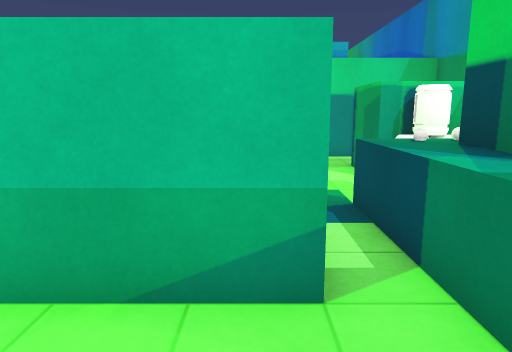
[1] (above)

24 first-person views from a walk through a scene from a Unity 3-D project. The camera is 1.4 m above the floor, tilts 10° down and sees 70° across. The floor is counted in squares, 1 m on a side. Each view is taken from the middle of a square. On the plan, view 1 faces up. The plan holds only what a view shows up to about 16 squares ahead; the rest is blank. The player character is not drawn. Some animated figures are left out. Door leaves are left out, so doorways stand open. Surface patterns are stand-ins for the level's own textures.

[2]
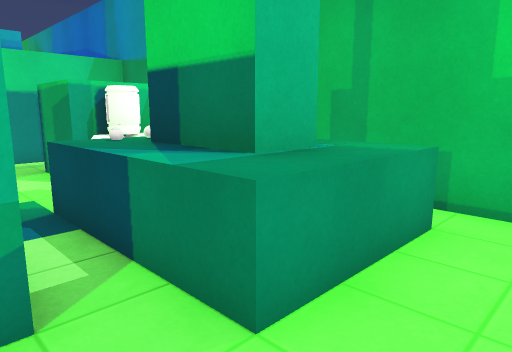

[3]
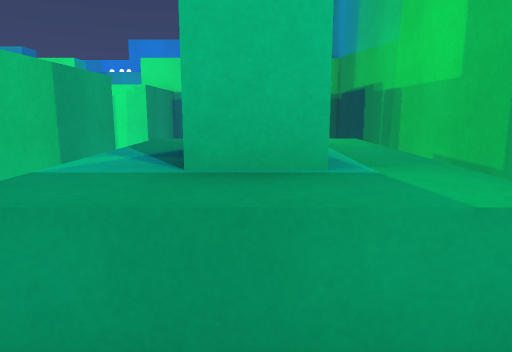

[4]
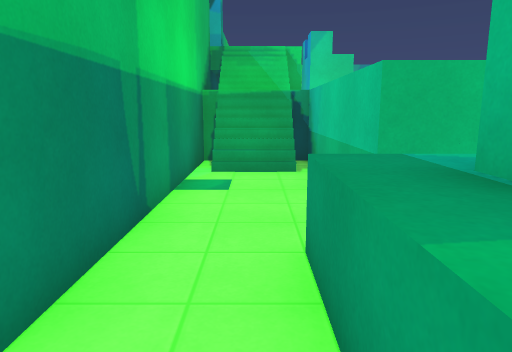

[5]
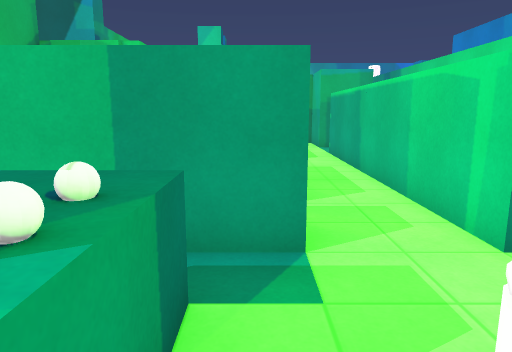

[6]
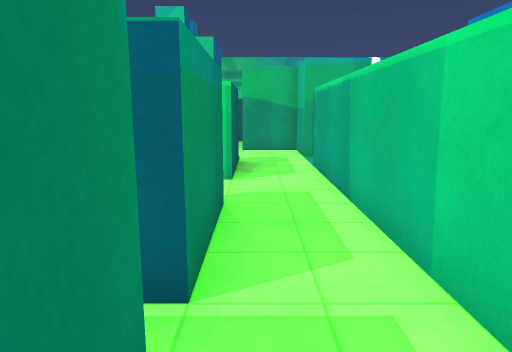

[7]
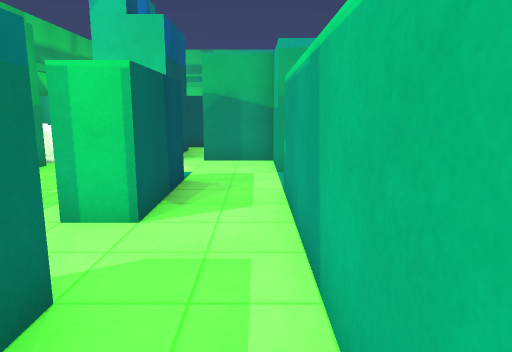

[8]
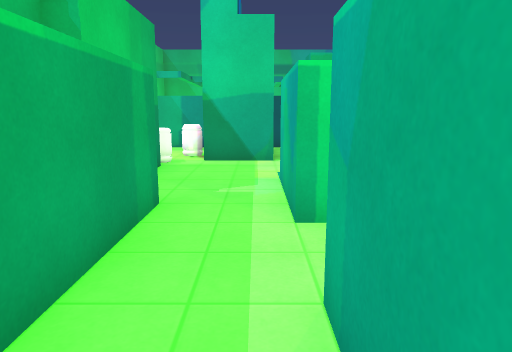

[9]
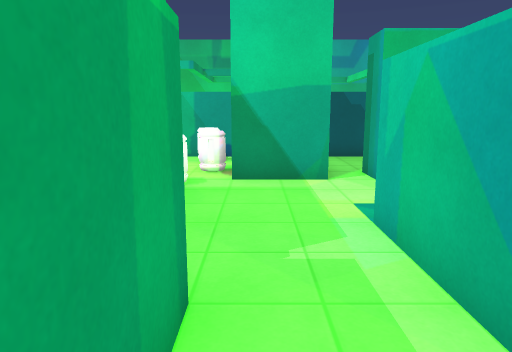

[10]
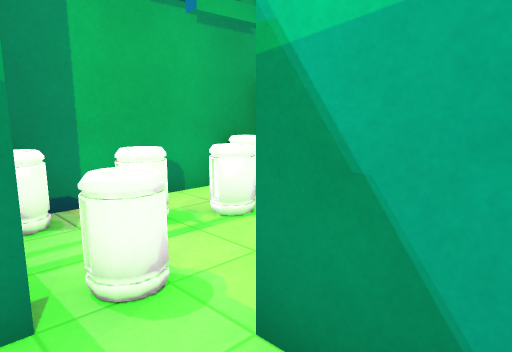

[11]
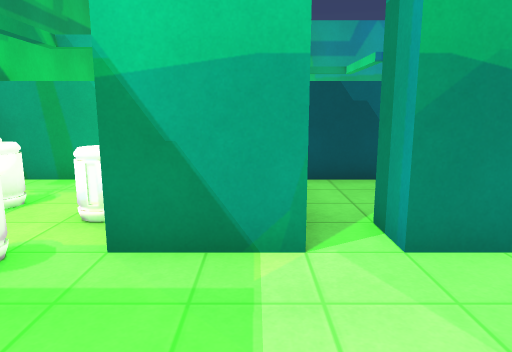

[12]
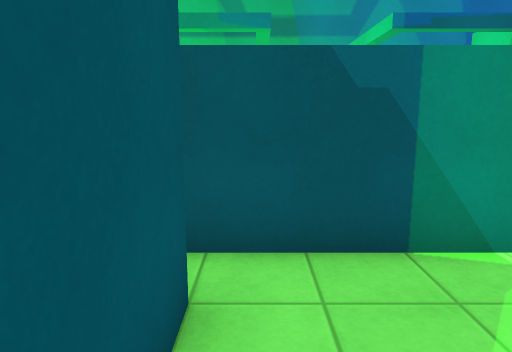

[13]
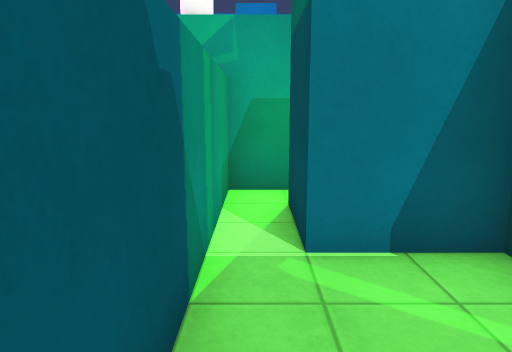

[14]
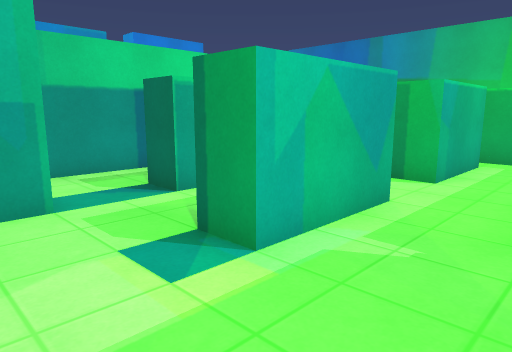

[15]
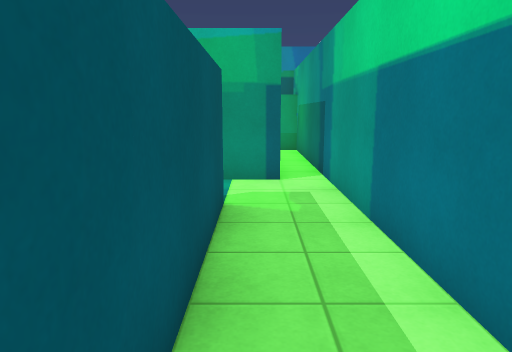

[16]
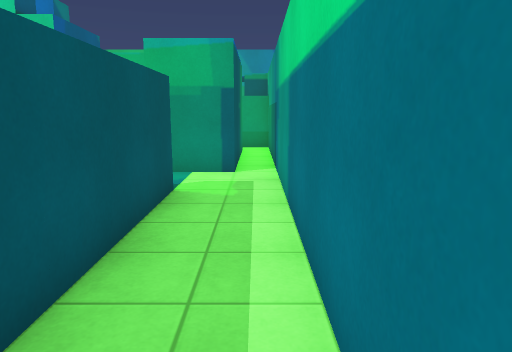

[17]
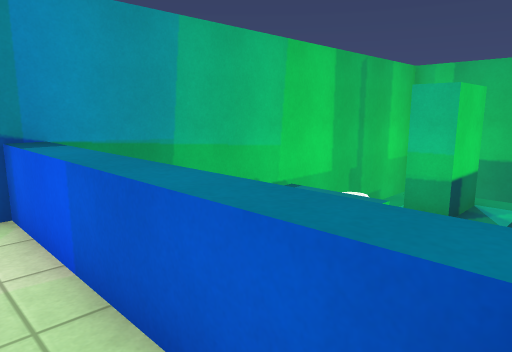

[18]
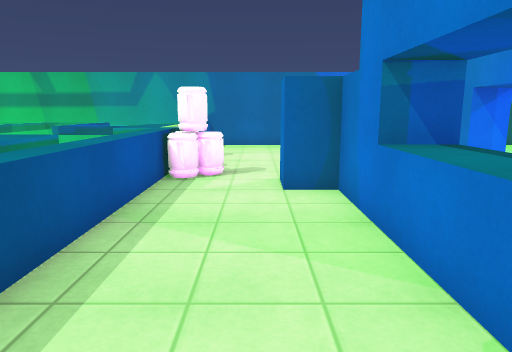

[19]
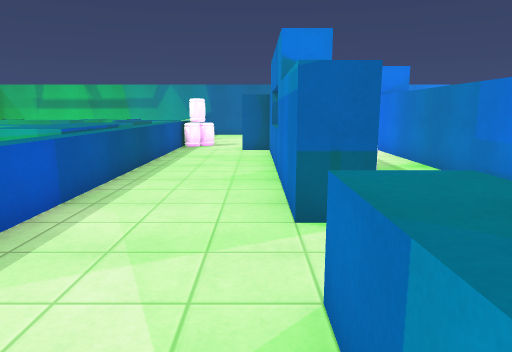

[20]
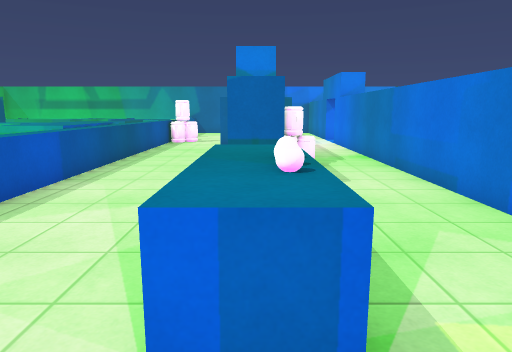

[21]
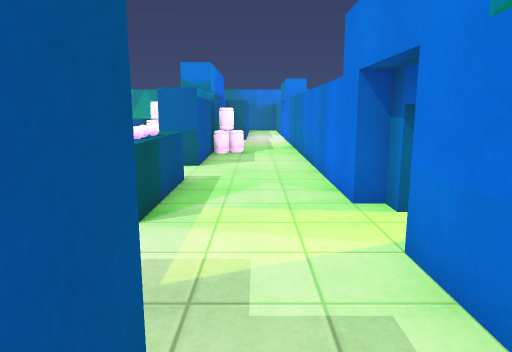

[22]
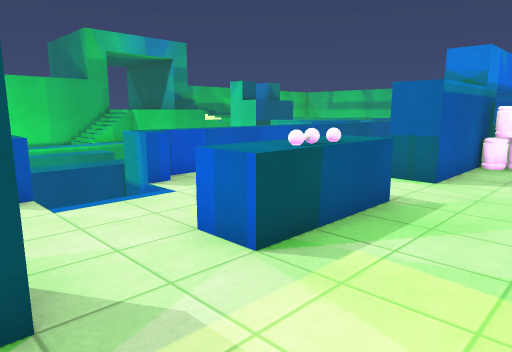

[23]
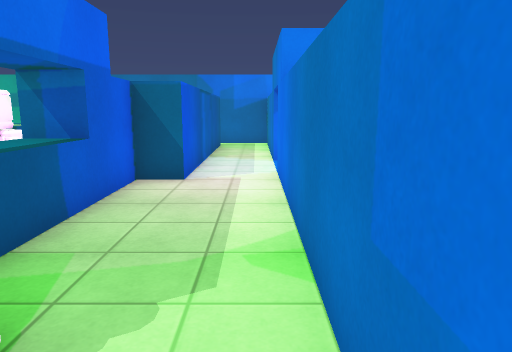

[24]
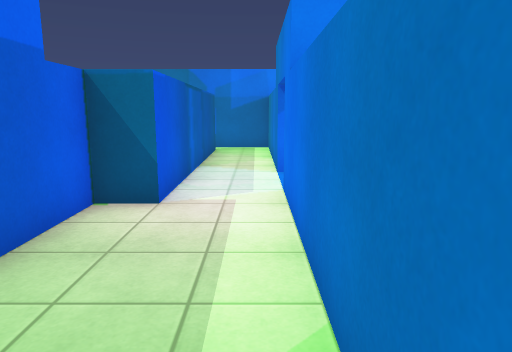

### Floor plan
Key: @ floor where view 1 was taken; # wall or solid block; . main floor; : floor 1 m higher than the main floor; - floor 2 m lower than the main floor; / step, stairs or slope; D open door; = window, fence, low wall or low ledge; ^ raised ledge; v drop or lower ground; O other object.
Columns run from 25 left of view 1 to 6 right of it. Each row starts with its distance up from view 1.
 20 #######DD##############DD##
 19 #..........................
 18 #.......................... .
 17 # ########.....OO..........#
 16 #        ###===####..^OO..##   #
 15 #........#................     #
 14 #.........................     #
 13 #.......O..............//. ..  #
 12 #   =/ OO==============  ======#
 11 #   v::v#------------- - # --  #
 10 #       #-#####--------  # --  #
  9 #       #-#####--#########--#  #
  8 # ====  #---#---------------## #
  7 # v     #---#---------------OO #
  6 # v=v   #-------###--###-#-- - #
  5 #       #-###------------#-^^^ #
  4 #       #   #---------   #-^#^ #
  3         #OOO------########-^#^ #
  2         #O---O    ^^^#-----^^^-#
  1         # OOO-    ////---------#
  0         ##  OO    =/=/---@---  #
 -1         ######    ###########
 -2              #
 -3              #

Positions as (right, up) in squares from view 1, and headings:
1: (0, 0), facing up
2: (0, 0), facing up-right
3: (3, 0), facing up
4: (5, 1), facing left
5: (4, 6), facing left
6: (1, 7), facing left
7: (-2, 8), facing left
8: (-2, 5), facing left
9: (-5, 4), facing left
10: (-11, 5), facing down-left
11: (-9, 5), facing left
12: (-13, 6), facing left
13: (-16, 5), facing up
14: (-12, 3), facing up-right
15: (-3, 10), facing left
16: (-2, 11), facing left
17: (0, 13), facing down-right
18: (-9, 14), facing left
19: (-2, 15), facing left
20: (0, 16), facing left
21: (3, 18), facing left
22: (1, 19), facing down-left
23: (-8, 19), facing left
24: (-10, 19), facing left
